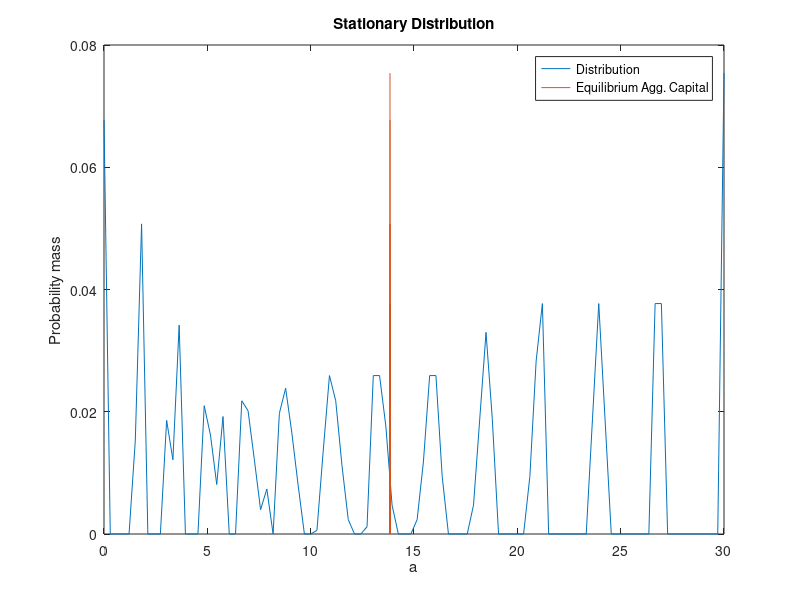
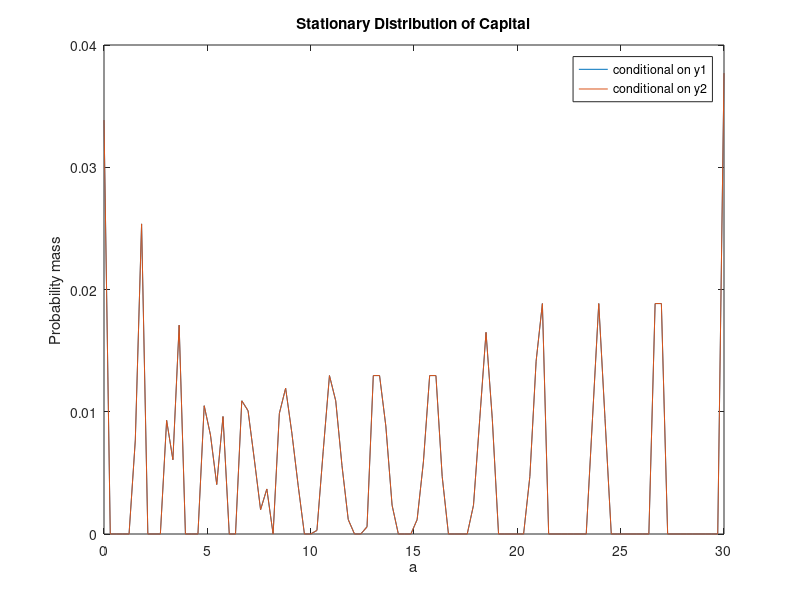
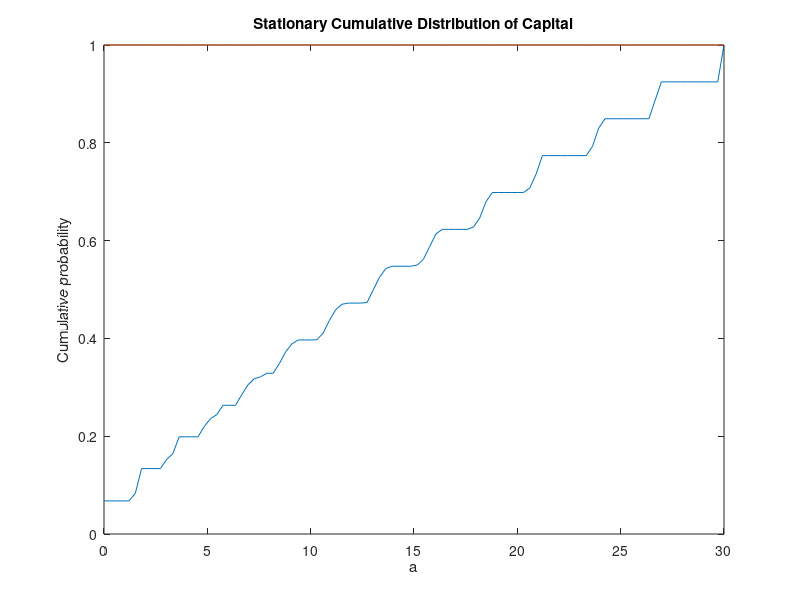
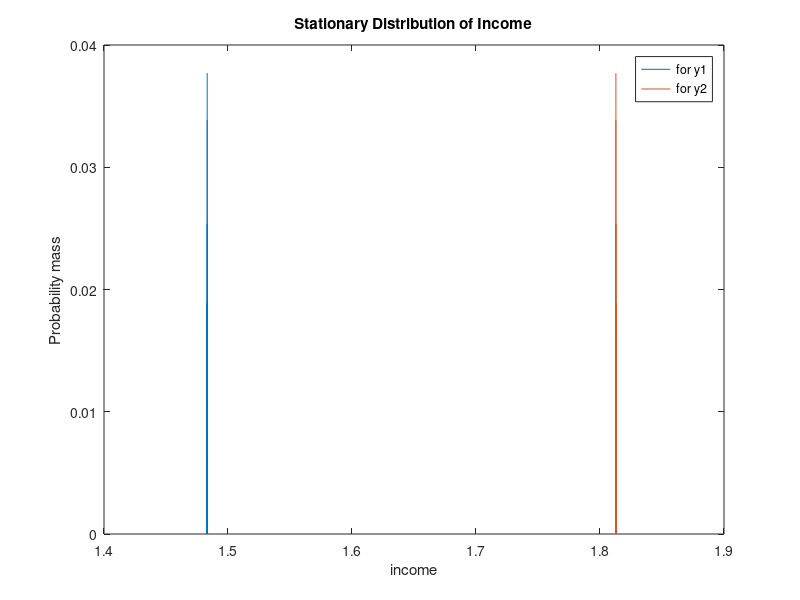

Write the MATLAB code that produced these figures, in order.
%% PART II.5 - General Equilibrium with Liquidity Constraint
% The following is using discrete VFI and using PE results from II.2
% CRRA utility

%% Setting up the model
clear
close all;

% parameters of the model
rho =.06;
beta = 1/(1+rho);
cbar = 100;
sigma =2;
sigma_y = .1; 
gamma =0;
delta=.02;
theta=.36; %capital income share

% Markov Process (need to make it more general)
y=[1-sigma_y;1+sigma_y];
Pi=[(1+gamma)/2,(1-gamma)/2; (1-gamma)/2,(1+gamma)/2];
ny=length(y);

% functional forms
u1  = @(c) c.^(1-sigma)/(1-sigma)-1/(1-sigma);   % preferences
%u2  = @(c) .5.*(c-cbar).^2 ;  % preferences

% bounds for the interest-rate (which will solve for)
r_min=delta;
r_max=rho;

% firms CRS production (standard)
% L=1 (exogenous)
f= @(K,L) K.^(theta).*L.^(1-theta);


%% Aggregate Labor and EXOGENOUS STAT. DISTRIBUTION
% we can back-out agg labor from the stationary distribution of shocks
% (Markov chain stationary distribution)

[eig_vec,eig_val]=eig(Pi'); % getting eigenvectors and values of transition matrix

% choose the the eigenvector corresponding to the column where the
% eigenvalue=1 is located
[e1,e1_loc]=max(diag(eig_vec));
Pi_st=eig_vec(:,e1_loc)/sum(eig_vec(:,e1_loc)); % stationary dist. (need to normalize so it sums up to 1)

% then, aggregate labor is given by sum_i(yi*Pi_st(i))
L=y'*Pi_st;

%% Solving HHs' problem given r,w above
% State-space bounds
a_max=30;
a_min=0;
%[a_min]=borrowing_const(2,y,r); want to make it outside the loop

% Discretizing state space
na=100; %number of grids
agrid=zeros(na,1);
for i=1:na
    agrid(i)=a_min+(i-1).*(a_max-a_min)/(na-1);
    agrid(i,1)=agrid(i)';
end

% converting grid into matrices: amat varies along columns, apmat varies along rows.
[amat,apmat] = ndgrid(agrid,agrid);     % ap denotes a'

% _______________________________________________________________________ %


%% GE-Loop
% initial guess for interest rate
rng(0,'twister');
r_guess = (r_max-r_min).*rand(1,1) + r_min;

%for the big loop
ED=1; %excess demand for capital
maxiter=500;
iter=0;
lambda=.5; %weight for the convex combination of current r and next-step r

% for HH inside loop
maxits = 400;
tol = 0.001;
dif = .5;
its=0;

% LOOP
while abs(ED)>.01 & iter<maxiter
    r=r_guess;
    
    % Firms
    K=((r+delta)./theta).^(1/(theta-1));
    w=(1-theta).*K.^theta.*L.^(-theta);

    % HH
    V1=zeros(na,1);
    V2=zeros(na,1);

    cmat1 = w*y(1,1)+(1+r)*amat-apmat;
    cmat1(cmat1<0)=[-99999999];
    cmat2 = w*y(2,1)+(1+r)*amat-apmat;
    cmat2(cmat2<0)=[-99999999];
    
    U1mat_1=u1(cmat1);
    U1mat_2=u1(cmat2);
    %U2mat_1=u2(cmat1);
    %U2mat_2=u2(cmat2);

    V= zeros(na,ny);
    while dif > tol & its<maxits

        [V1_its,a1_its]=max(U1mat_1 + beta*repmat(V*Pi(1,:)',1,na));
        [V2_its,a2_its]=max(U1mat_2 + beta*repmat(V*Pi(2,:)',1,na));
  
        a_its=[a1_its' a2_its'];
        V_its=[V1_its' V2_its'];
  
        ga=agrid(a_its);
        ga1=ga(:,1);
        ga2=ga(:,2);
        
        dif=max(max(abs(V_its-V)));
        V=V_its;
        its = its+1;
        
    end;

    a=agrid;
    gc1 = w*y(1,1)+(1+r)*a-ga1;
    gc2 = w*y(2,1)+(1+r)*a-ga2;

    % TRANSITION MATRIX (a,y) pairs: this is an endogenous process
    gt_1=zeros(na,na); % indicator functions
    gt_2=zeros(na,na);
    
    for i=1:na
        gt_1(i,a1_its(i))=1; %if y=y1 and a=ai, then gt_1=1 is the best response -> ga1
        gt_2(i,a2_its(i))=1;  %if y=y2 and a=ai, then gt_2=1 is the best response -> ga2
    end
    
    % 1-1 = Pi(1,1)*gt_1
    % 1-2 = Pi(1,2)*gt_1
    % 2-1 = Pi(2,1)*gt_2
    % 2-2 = Pi(2,2)*gt_2
    Trans=[ Pi(1,1)*gt_1 Pi(1,2)*gt_1; Pi(2,1)*gt_2 Pi(2,2)*gt_2];
    
    % STATIONARY DISTRIBUTION: iteration until difference is very small
    Trans= Trans';
    probst = (1/(2*na))*ones(2*na,1);
    test = 1;
    error_trans=.00000001;

    while test > error_trans
       probst1 = Trans*probst;
       test=max(abs(probst1-probst));
       probst = probst1;
    end;
    Stat_dist = probst;
    
    % AGG. SUPPLY OF CAPITAL: Assets
    aa=ga(:);
    meanA=Stat_dist'*aa;

    %[VV,DD] = eig(Trans);
    %dd= diag(DD); % check how many unit eigenvalues there are!!
                    % if kmin = 0, there are 2 (one trivial, only relevant if initial capital is zero)
                    % if kmin > 0, there is  1 
    
    %[smallest,index] = min(abs(dd-1)); %% find a unit eigenvalue
    %vv      = VV(:,index);

    %Qbar  = (vv/sum(vv))';
    
    % Measure of (a,y) pairs
    phi=zeros(na,ny);
    phi(:)=Stat_dist; %each column is the stat.dist of assets for a given y
   
    Dist_k= sum(phi');     %  stationary distribution of K: sums up to 1
    %row-vector: each cell is the prob. of having that level of K
    %(accounting for both poor and rich)
    
    Dist_k=Dist_k';

    % EXCESS DEMAND OF CAPITAL (Demand - Supply)
    ED=K-meanA;
    
    % Updating guess:
    r_old=r;
    r_new=theta.*meanA.^(theta-1)-delta;
    r_guess=lambda*r_old+(1-lambda)*r_new;

    %if PHI<0
    %    r_guess=lambda*r_old+(1-lambda)*r_min;
    %else
    %   r_guess=lambda*r_old+(1-lambda)*r_max; 
    %end
    
    r=r_guess;
    iter=iter+1;
end

disp('Equilibrium rental rate:')
disp(r)
disp('Iterations until GE')
disp(iter);

%% Computing GE
r_ge=r;

% HHs optmize
V_ge=V_its;
ga1_ge=ga1;
ga2_ge=ga2;
gc1_ge=gc1;
gc2_ge=gc2;

% Firms optimize
L_ge=L;
K_ge=((r_ge+delta)./theta).^(1/(theta-1));
w_ge=(1-theta).*K_ge.^theta.*L.^(-theta);

%% Plots: endogenous distributions

% Capital
figure(1)
plot(a,Dist_k,repmat(K_ge,na,1),Dist_k);
xlabel('a')
ylabel('Probability mass')
legend('Distribution','Equilibrium Agg. Capital')
title('Stationary Distribution')

figure(2)
plot(a, phi(:,1))
hold on
plot(a,phi(:,2))
hold off
xlabel('a')
ylabel('Probability mass')
legend('conditional on y1','conditional on y2')
title('Stationary Distribution of Capital')

figure(3)
plot(a, cumsum(Dist_k),a,ones(na,1));
xlabel('a')
ylabel('Cumulative probability')
title('Stationary Cumulative Distribution of Capital')

% Wealth
wealth = [ (r_ge*a + y(1,1)*w_ge)  (r_ge*agrid + y(2,1)*w_ge) ]  ; 
[ Dist_w, ind_w ] = sort(wealth(:)); %ascend-ordering income values while keep track of location
phi_vec = phi(:); % transforming phi(na,ny) into vector(na*ny) - to match Dist_inc size

figure(4)
plot(Dist_w,phi_vec(ind_w));
xlabel('wealth')
ylabel('Probability mass')
title('Stationary Distribution of Wealth')

% Income
income = [ repmat(y(1,1)*w_ge,na,1),  repmat(y(2,1)*w_ge,na,1) ]  ; 
[ Dist_inc, ind_inc ] = sort(income(:)); %ascend-ordering income values while keep track of location

figure(4)
plot(Dist_inc(1:100,1),phi_vec(ind_inc(1:100,1)));
hold on
plot(Dist_inc(101:200,1),phi_vec(ind_inc(101:200,1)));
hold off
xlabel('income')
ylabel('Probability mass')
legend('for y1','for y2')
title('Stationary Distribution of Income') 

% Consumption
consumption = [wealth(:,1)+ga1, wealth(:,1)+ga2 ];
%c2=[gc1_ge, gc2_ge]; ?
[Dist_c, ind_c ] = sort(consumption(:));

figure(5)
plot(Dist_c,phi_vec(ind_c));
xlabel('consumption')
ylabel('Probability mass')
title('Stationary Distribution of Consumption')

figure(6)
plot(Dist_c(1:100,1),phi_vec(ind_c(1:100,1)));
hold on
plot(Dist_c(101:200,1),phi_vec(ind_c(101:200,1)));
hold off
xlabel('consumption')
ylabel('Probability mass')
legend('for y1','for y2')
title('Stationary Distribution of Consumption') 

% Demand and Supply of capital
%K_s=ga1_ge+ga2_ge; %supply schedule
%r_grid1=linspace(r_min,r_ge,na/2)';
%r_grid2=linspace(r_ge,r_max,na/2)';
%r_grid=[r_grid1;r_grid2];
%K_d=((r_grid+delta)./theta).^(1/(theta-1));
%K_d=K_d'; %demand schedule

%figure(7)
%plot(K_d,r_grid)
%hold on
%plot(K_s,r_grid)
%hold on
%plot(repmat(K_ge,na,1),r_grid);
%plot(K_d,repmat(r_ge,na,1))
%hold off

% _______________________________________________________________________ %